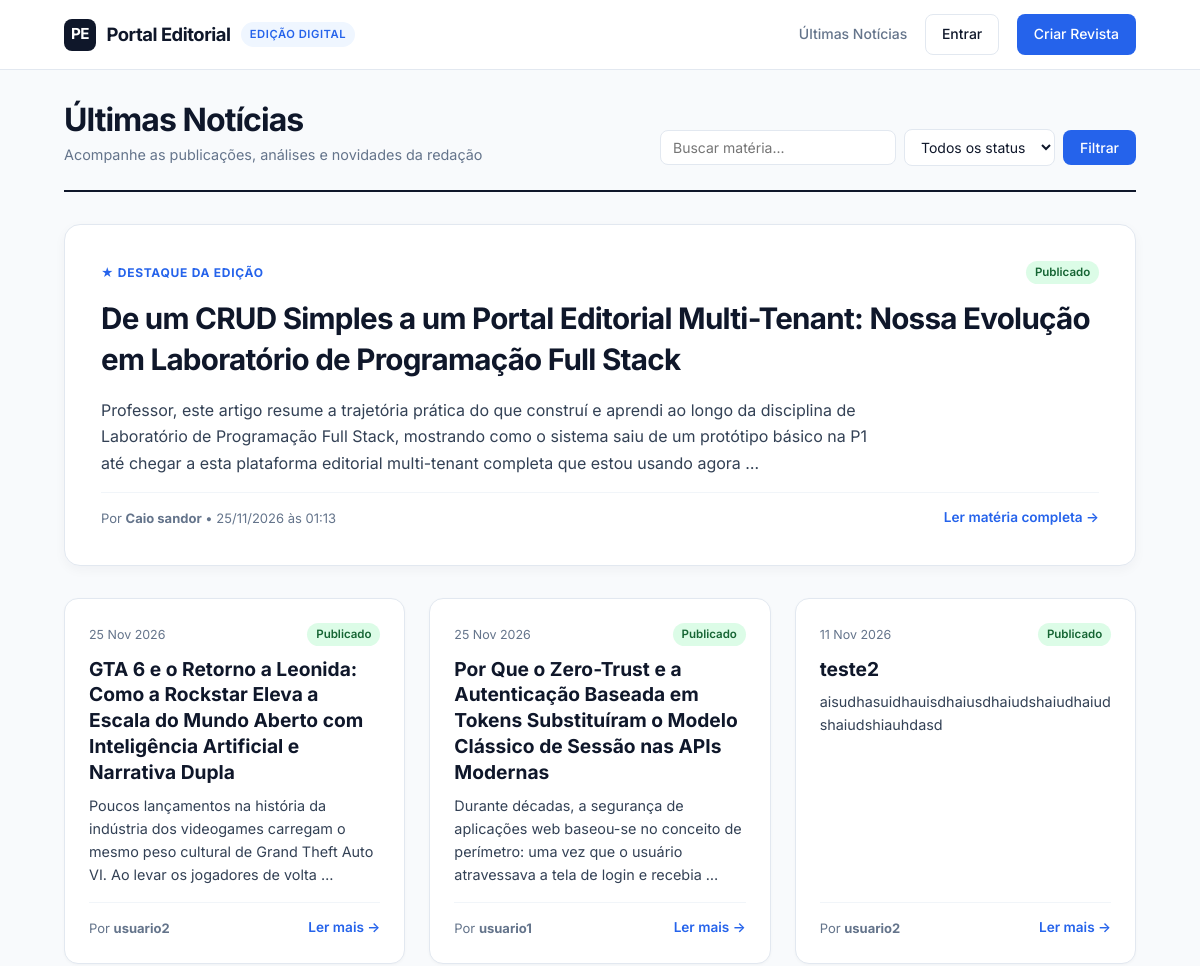
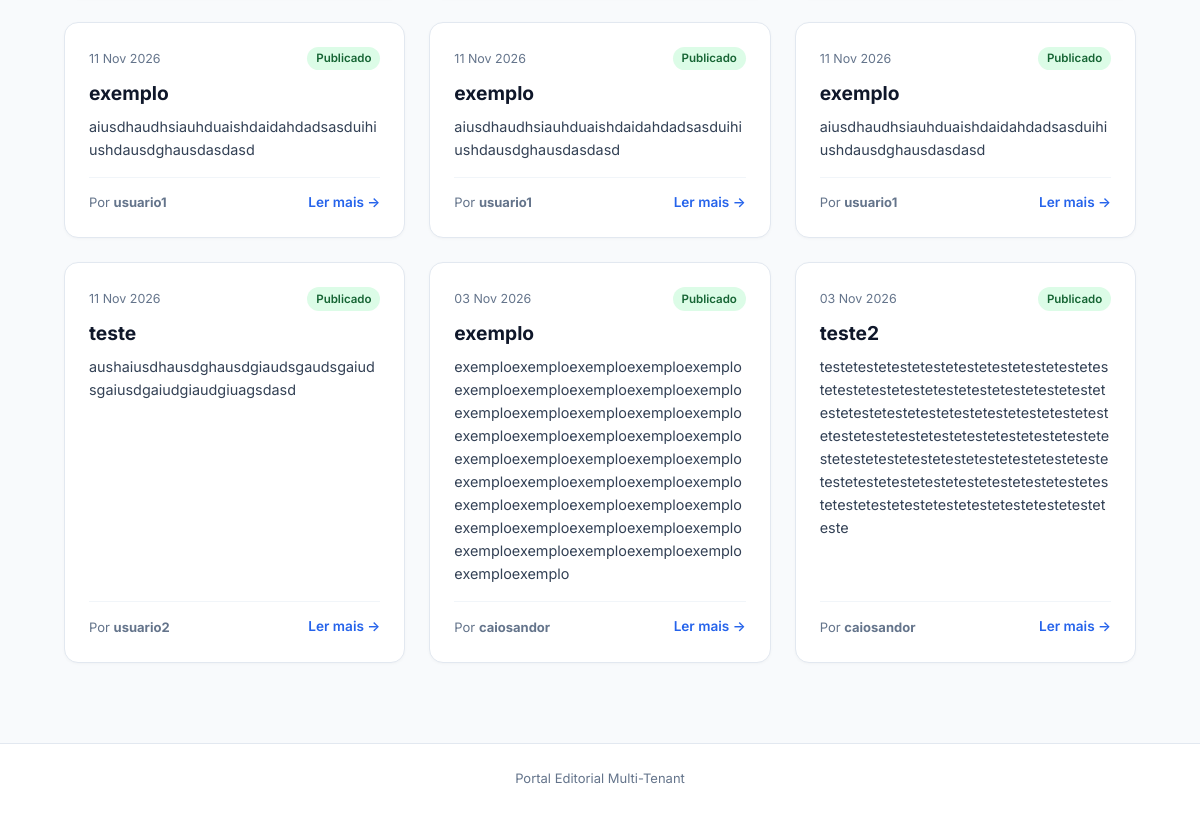
The page / on the database its author committed (2 pictures, top to bottom).
### blog/models.py (models this page shows, shortened)
class Post(DaOrganizacao):
    STATUS_CHOICES = (
        ("rascunho", "Rascunho"),
        ("publicado", "Publicado"),
    )
    titulo = models.CharField(max_length=200)
    conteudo = models.TextField()
    autor = models.ForeignKey(User, on_delete=models.CASCADE, related_name='posts')
    status = models.CharField(
        max_length=10, choices=STATUS_CHOICES, default="rascunho"
    )
    criado_em = models.DateTimeField(auto_now_add=True)
    atualizado_em = models.DateTimeField(auto_now=True)
    class Meta:
        indexes = [
            models.Index(fields=['pagina', 'criado_em']),
            models.Index(fields=['pagina', 'status']),
        ]

### blog/views.py (the view)
# urls.py: path('', views.lista_posts, name='lista'),
def lista_posts(request):
    perfil = _obter_perfil(request.user)
    if perfil:
        posts = Post.objects.filter(pagina=perfil.pagina).select_related('autor')
    else:
        posts = Post.objects.filter(status='publicado').select_related('autor')
    busca = request.GET.get('q', '').strip()
    if busca:
        posts = posts.filter(Q(titulo__icontains=busca) | Q(conteudo__icontains=busca))
    status_filtro = request.GET.get('status', '').strip()
    if status_filtro in ('publicado', 'rascunho'):
        posts = posts.filter(status=status_filtro)
    posts = posts.order_by('-criado_em')
    return render(request, 'blog/lista.html', {'posts': posts})

### blog/views.py (called while the page is built)
def _obter_perfil(user):
    if not user.is_authenticated:
        return None
    return getattr(user, 'perfilfuncionario', None)

### blog/templates/blog/lista.html (shortened to what this page needs)
{% extends 'blog/base.html' %}
{% block content %}
    <div class="editorial-header">
        <div>
            <h1>Últimas Notícias</h1>
            <p class="editorial-subtitle">Acompanhe as publicações, análises e novidades da redação</p>
        </div>
        <form method="get" action="{% url 'lista' %}" class="search-bar">
            <input type="text" name="q" value="{{ request.GET.q }}" placeholder="Buscar matéria..." class="search-input">
            <select name="status" class="search-select">
                <option value="">Todos os status</option>
            </select>
            <button type="submit" class="btn btn-primary">Filtrar</button>
        </form>
    </div>
    {% for post in posts %}
        {% if forloop.first %}
            <article class="featured-card">
                <div style="display: flex; justify-content: space-between; align-items: center;">
                    <span class="featured-badge">★ Destaque da Edição</span>
                    <span class="status-pill status-{{ post.status }}">{{ post.get_status_display }}</span>
                </div>
                <h2>
                    <a href="{% url 'detalhe' post.id %}" class="featured-title">{{ post.titulo }}</a>
                </h2>
                <p class="featured-excerpt">{{ post.conteudo|truncatewords:45 }}</p>
                <div class="article-meta">
                    <span>Por <strong>{{ post.autor.get_full_name|default:post.autor.username }}</strong> • {{ post.criado_em|date:"d/m/Y \à\s H:i" }}</span>
                    <a href="{% url 'detalhe' post.id %}" class="read-more">Ler matéria completa →</a>
                </div>
            </article>
            {% if posts|length > 1 %}
                <div class="articles-grid">
            {% endif %}
        {% else %}
            <article class="article-card">
                <div>
                    <div style="display: flex; justify-content: space-between; align-items: center; margin-bottom: 0.65rem;">
                        <span style="font-size: 0.78rem; color: var(--text-muted);">{{ post.criado_em|date:"d M Y" }}</span>
                        <span class="status-pill status-{{ post.status }}">{{ post.get_status_display }}</span>
                    </div>
                    <h3>
                        <a href="{% url 'detalhe' post.id %}" class="article-title">{{ post.titulo }}</a>
                    </h3>
                    <p class="article-excerpt">{{ post.conteudo|truncatewords:24 }}</p>
                </div>
                <div class="article-meta">
                    <span>Por <strong>{{ post.autor.get_full_name|default:post.autor.username }}</strong></span>
                    <a href="{% url 'detalhe' post.id %}" class="read-more">Ler mais →</a>
                </div>
            </article>
            {% if forloop.last %}
                </div>
            {% endif %}
        {% endif %}
    {% endfor %}
{% endblock %}

### blog/templates/blog/base.html (shortened to what this page needs)
<!DOCTYPE html>
<html lang="pt-br">
<head>
</head>
<body>
    <header class="navbar">
        <div class="navbar-inner">
            <a href="{% url 'lista' %}" class="brand">
                <span class="brand-logo">
                    {% if user.is_authenticated and user.perfilfuncionario %}
                        {{ user.perfilfuncionario.pagina.nome|slice:":2"|upper }}
                    {% else %}
                        PE
                    {% endif %}
                </span>
                <span class="brand-name">
                    {% if user.is_authenticated and user.perfilfuncionario %}
                        {{ user.perfilfuncionario.pagina.nome }}
                    {% else %}
                        Portal Editorial
                    {% endif %}
                </span>
                <span class="brand-tag">Edição Digital</span>
            </a>
            <nav class="nav-menu">
                <a href="{% url 'lista' %}" class="nav-link">Últimas Notícias</a>
                {% if user.is_authenticated %}
                    <a href="{% url 'rascunhos' %}" class="nav-link">Rascunhos</a>
                    <a href="{% url 'dashboard' %}" class="nav-link">Dashboard</a>
                    {% if user.perfilfuncionario and user.perfilfuncionario.eh_admin %}
                        <a href="{% url 'equipe' %}" class="nav-link">Equipe</a>
                    {% endif %}
                    <a href="{% url 'criar_post' %}" class="btn btn-primary">+ Nova Matéria</a>
                    <div class="profile-pill" title="Organização e cargo vinculados ao seu usuário">
                        <span>@<strong>{{ user.username }}</strong></span>
                        {% if user.perfilfuncionario %}
                            <span>• {{ user.perfilfuncionario.pagina.nome }}</span>
                            <span class="profile-role">{{ user.perfilfuncionario.get_cargo_display }}</span>
                        {% else %}
                            <span class="profile-role" style="background: #fee2e2; color: #991b1b;">Sem Revista</span>
                        {% endif %}
                    </div>
                    <a href="{% url 'logout' %}" class="btn btn-outline" style="padding: 0.35rem 0.75rem; font-size: 0.8125rem;">Sair</a>
                {% else %}
                    <a href="{% url 'login' %}" class="btn btn-outline">Entrar</a>
                    <a href="{% url 'cadastrar' %}" class="btn btn-primary">Criar Revista</a>
                {% endif %}
            </nav>
        </div>
    </header>
    <main class="main-container">
        {% block content %}{% endblock %}
    </main>
    <footer class="footer">
        <p>
            {% if user.is_authenticated and user.perfilfuncionario %}
                Conectado à redação de <strong>{{ user.perfilfuncionario.pagina.nome }}</strong> como <strong>@{{ user.username }}</strong> ({{ user.perfilfuncionario.get_cargo_display }})
            {% else %}
                Portal Editorial Multi-Tenant
            {% endif %}
        </p>
    </footer>
</body>
</html>

### blog/templates/blog/base.html (style rules this page uses)
:root { --bg-body: #f8fafc; --bg-card: #ffffff; --text-main: #0f172a; --text-secondary: #334155; --text-muted: #64748b; --border: #e2e8f0; --primary: #2563eb; --primary-hover: #1d4ed8; --accent-bg: #eff6ff; --danger: #dc2626; --danger-hover: #b91c1c; --warning-bg: #fef3c7; --warning-text: #92400e; --success-bg: #dcfce7; --success-text: #166534; }
* { box-sizing: border-box; margin: 0; padding: 0; }
body { font-family: 'Inter', -apple-system, BlinkMacSystemFont, sans-serif; background-color: var(--bg-body); color: var(--text-main); line-height: 1.6; min-height: 100vh; display: flex; flex-direction: column; }
.navbar { background-color: var(--bg-card); border-bottom: 1px solid var(--border); position: sticky; top: 0; z-index: 50; }
.navbar-inner { max-width: 1120px; margin: 0 auto; padding: 0.9rem 1.5rem; display: flex; flex-wrap: wrap; justify-content: space-between; align-items: center; gap: 1rem; }
.brand { display: flex; align-items: center; gap: 0.65rem; text-decoration: none; color: var(--text-main); }
.brand-logo { background-color: var(--text-main); color: #ffffff; font-weight: 700; font-size: 0.95rem; width: 32px; height: 32px; border-radius: 0.5rem; display: inline-flex; align-items: center; justify-content: center; letter-spacing: -0.03em; }
.brand-name { font-size: 1.15rem; font-weight: 700; letter-spacing: -0.025em; }
.brand-tag { font-size: 0.7rem; font-weight: 600; text-transform: uppercase; letter-spacing: 0.05em; background-color: var(--accent-bg); color: var(--primary); padding: 0.2rem 0.55rem; border-radius: 9999px; }
.nav-menu { display: flex; align-items: center; gap: 1.1rem; flex-wrap: wrap; }
.nav-link { text-decoration: none; color: var(--text-muted); font-size: 0.875rem; font-weight: 500; transition: color 0.15s; }
.btn { display: inline-flex; align-items: center; justify-content: center; gap: 0.4rem; padding: 0.5rem 1rem; border-radius: 0.5rem; font-size: 0.875rem; font-weight: 500; text-decoration: none; cursor: pointer; border: 1px solid transparent; transition: all 0.15s; font-family: inherit; }
.btn-primary { background-color: var(--primary); color: #ffffff; }
.btn-outline { background-color: var(--bg-card); border-color: var(--border); color: var(--text-main); }
.main-container { max-width: 1120px; width: 100%; margin: 2rem auto; padding: 0 1.5rem; flex: 1; }
.footer { background-color: var(--bg-card); border-top: 1px solid var(--border); padding: 1.5rem; margin-top: 3rem; text-align: center; font-size: 0.8125rem; color: var(--text-muted); }

### rows shown on the page
Post: status "Publicado", titulo "De um CRUD Simples a um Portal Editorial Multi-Tenant: Nossa Evolução em Laboratório de Programação Full Stack", conteudo "Professor, este artigo resume a trajetória prática do que construí e aprendi ao longo da disciplina de Laboratório de Programação Full Stack, mostrando como o sistema saiu de um protótipo básico na P1 até chegar a esta plataforma editorial multi-tenant completa que estou usando agora …", autor.get_full_name "Caio sandor", criado_em "25/11/2026 às 01:13"
Post: criado_em "25 Nov 2026", status "Publicado", titulo "GTA 6 e o Retorno a Leonida: Como a Rockstar Eleva a Escala do Mundo Aberto com Inteligência Artificial e Narrativa Dupla", conteudo "Poucos lançamentos na história da indústria dos videogames carregam o mesmo peso cultural de Grand Theft Auto VI. Ao levar os jogadores de volta …", autor.get_full_name "usuario2"
Post: criado_em "25 Nov 2026", status "Publicado", titulo "Por Que o Zero-Trust e a Autenticação Baseada em Tokens Substituíram o Modelo Clássico de Sessão nas APIs Modernas", conteudo "Durante décadas, a segurança de aplicações web baseou-se no conceito de perímetro: uma vez que o usuário atravessava a tela de login e recebia …", autor.get_full_name "usuario1"
Post: criado_em "11 Nov 2026", status "Publicado", titulo "teste2", conteudo "aisudhasuidhauisdhaiusdhaiudshaiudhaiudshaiudshiauhdasd", autor.get_full_name "usuario2"
Post: criado_em "11 Nov 2026", status "Publicado", titulo "exemplo", conteudo "aiusdhaudhsiauhduaishdaidahdadsasduihiushdausdghausdasdasd", autor.get_full_name "usuario1"
Post: criado_em "11 Nov 2026", status "Publicado", titulo "exemplo", conteudo "aiusdhaudhsiauhduaishdaidahdadsasduihiushdausdghausdasdasd", autor.get_full_name "usuario1"
Post: criado_em "11 Nov 2026", status "Publicado", titulo "exemplo", conteudo "aiusdhaudhsiauhduaishdaidahdadsasduihiushdausdghausdasdasd", autor.get_full_name "usuario1"
Post: criado_em "11 Nov 2026", status "Publicado", titulo "teste", conteudo "aushaiusdhausdghausdgiaudsgaudsgaiudsgaiusdgaiudgiaudgiuagsdasd", autor.get_full_name "usuario2"
Post: criado_em "03 Nov 2026", status "Publicado", titulo "exemplo", conteudo "exemploexemploexemploexemploexemploexemploexemploexemploexemploexemploexemploexemploexemploexemploexemploexemploexemploexemploexemploexemploexemploexemploexemploexemploexemploexemploexemploexemploexemploexemploexemploexemploexemploexemploexemploexemploexemploexemploexemploexemploexemploexemploexemploexemploexemploexemploexemplo", autor.get_full_name "caiosandor"
Post: criado_em "03 Nov 2026", status "Publicado", titulo "teste2", conteudo "testetestetestetestetestetestetestetestetestetestetestetestetestetestetestetestetestetestetestetestetestetestetestetestetestetestetestetestetestetestetestetestetestetestetestetestetestetestetestetestetestetestetestetestetestetestetestetestetestetestetestetestetestetestetestetestetestetestetestetesteteste", autor.get_full_name "caiosandor"
